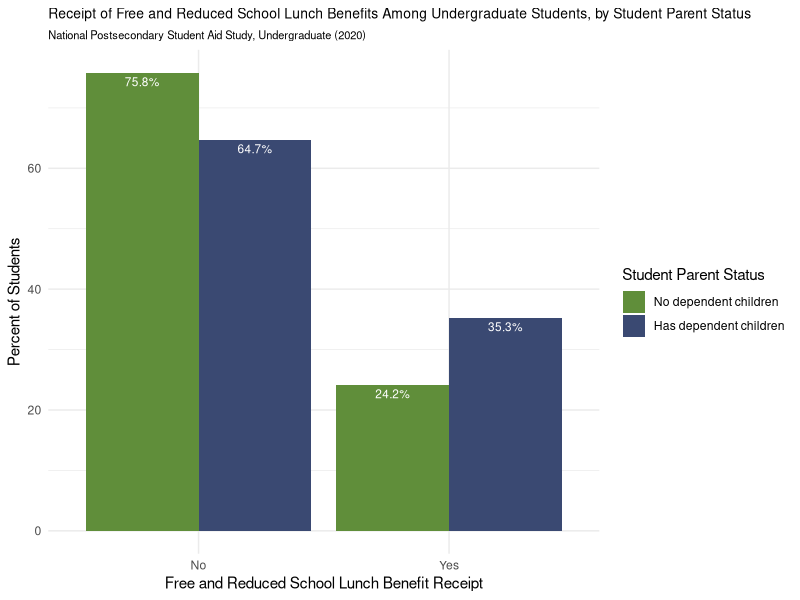

R code for this plot:
library(readr)
library(ggplot2)
library(dplyr)
library (tidyverse)

npsas2020_studentparents_data <- read_csv("data/npsas2020_studentparents_data - data.csv")

free_reduced_school_lunch <- npsas2020_studentparents_data %>%
  filter(measure == "Received federal benefit: Free or Reduced Price School Lunch Benefits")

ggplot(
free_reduced_school_lunch,
  aes(
    x = category,
    y = percent,
    fill = has_dependent_children
  )
) +
  geom_col(position = "dodge") +
  geom_text(
    aes(label = paste0(round(percent, 1), "%")),
    position = position_dodge(width = 0.9),
    vjust = 1.5,
    color = "white",
    size = 3
  ) +
  scale_fill_manual(
    values = c(
      "No" = "#608e3a",
      "Yes" = "#3a4972"
    ),
    labels = c(
      "No" = "No dependent children",
      "Yes" = "Has dependent children"
    )
  ) +
  labs(
    title = "Receipt of Free and Reduced School Lunch Benefits Among Undergraduate Students, by Student Parent Status",
    subtitle = "National Postsecondary Student Aid Study, Undergraduate (2020)",
    x = "Free and Reduced School Lunch Benefit Receipt",
    y = "Percent of Students",
    fill = "Student Parent Status"
  ) +
  theme_minimal() +
  theme(
    text = element_text(family = "Helvetica"),
    plot.title = element_text(size = 10),
    plot.subtitle = element_text(size = 8)
  )
